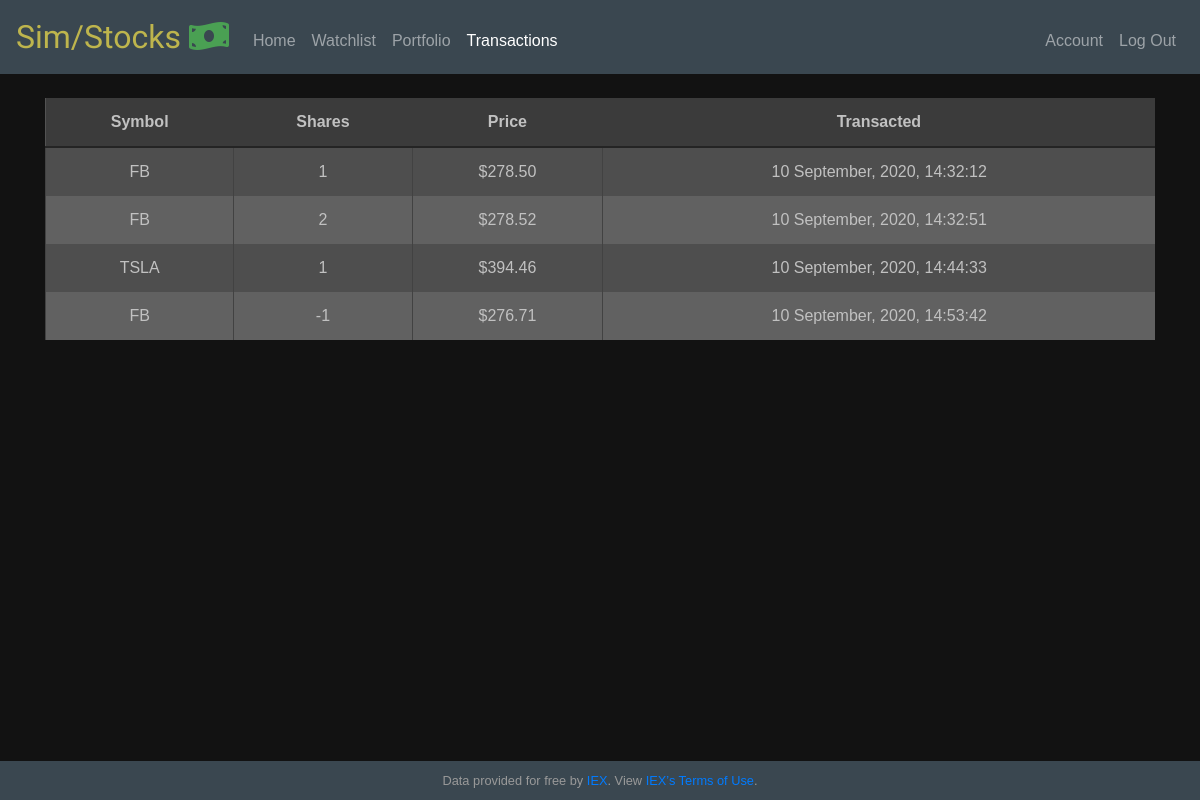
The app's page /history (signed in), older data.
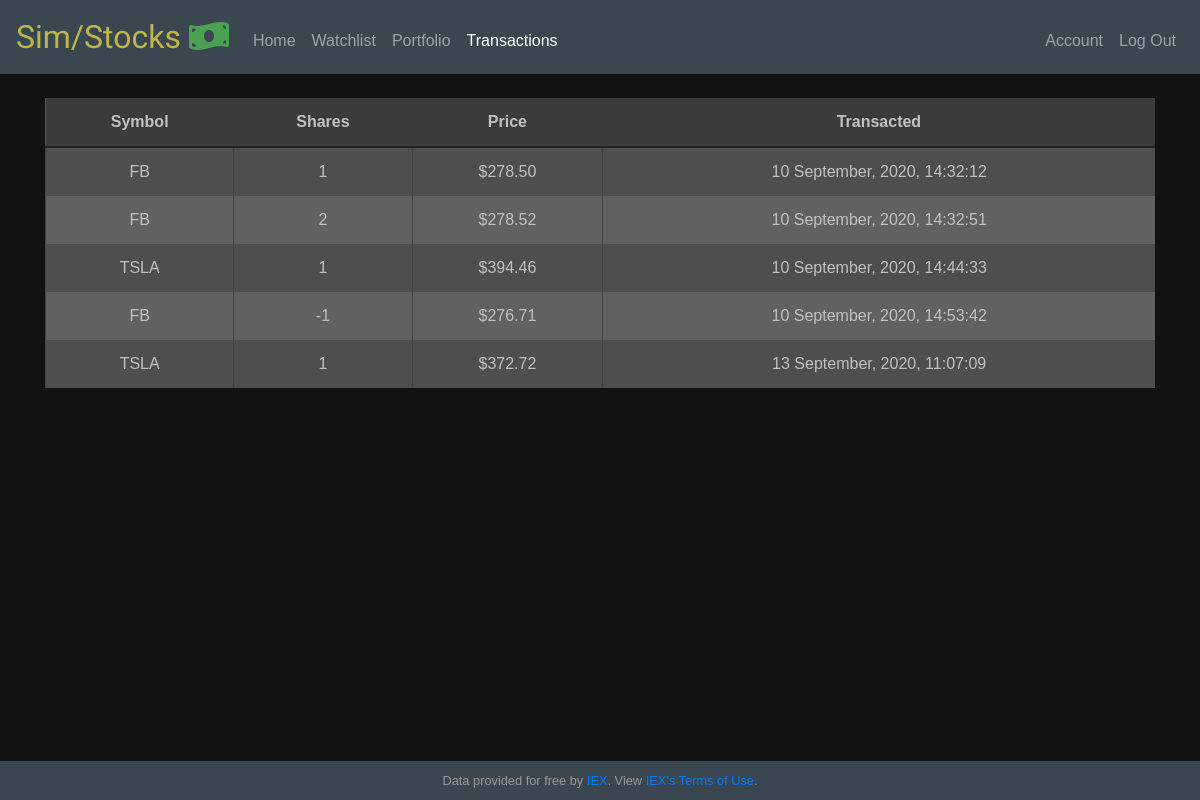
The same page, newer data.
### app/models.py (models this page shows, shortened)
class History(db.Model):
  id = db.Column(db.Integer, primary_key=True)
  symbol = db.Column(db.String(6), nullable=False)
  name = db.Column(db.String(200), nullable=False)
  price = db.Column(db.Numeric(), nullable=False)
  share = db.Column(db.Integer, nullable=False)
  time = db.Column(db.DateTime, index=True, default=datetime.utcnow)
  user_id = db.Column(db.Integer, db.ForeignKey("users.id"), nullable=False)

### app/routes.py (the view)
@app.route("/history")
@login_required
def history():
  user = Users.query.filter_by(username=current_user.username).first()
  h = History.query.filter_by(user=user).all()
  if len(h) == 0:
    flash("No Transaction History Found")
  return render_template("history.html", rows=h)

### app/helper.py (called while the page is built)
def usd(value):
    return f"${value:,.2f}"

### app/models.py (called while the page is built)
@login.user_loader
def load_user(id):
  return Users.query.get(int(id))

### app/templates/history.html (shortened to what this page needs)
{% extends "layout.html" %}
{% set active_page = "history" %}
{% block main %}
    <div id="history">
        <table class="table table-striped">
            <thead>
                <tr>
                    <th scope="col">Symbol</th>
                    <th scope="col">Shares</th>
                    <th scope="col">Price</th>
                    <th scope="col">Transacted</th>
                </tr>
            </thead>
            <tbody>
            {% for row in rows %}
            <tr>
                <td>{{ row.symbol }}</td>
                <td>{{ row.share }}</td>
                <td>{{ row.price | usd }}</td>
                <td>{{ row.time.strftime("%d %B, %Y, %H:%M:%S") }}</td>
            </tr>
            {% endfor %}
            </tbody>
        </table>
    </div>
{% endblock %}

Row changes from the older to the newer data that the page shows:
added History: symbol "TSLA", share "1", price "$372.72", time "13 September, 2020, 11:07:09"
